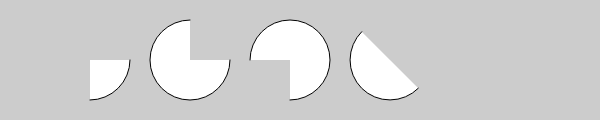
Frame 1 (no input)
Frame 60 (no input): identical to frame 1, image omitted
Frame 120 (the mouse pressed at the canvas centre since frame 60): identical to frame 1, image omitted

The p5.js sketch that drew this single still picture (run headless with seeded random() and noise() and a simulated clock; from frame 60 on, the mouse is pressed at the canvas centre):

// p5.js sketch
// ── sketch.js
function setup() {
  createCanvas(600, 120);
}

function draw() {
  background(204);
  arc(90, 60, 80, 80, 0, radians(90));
  arc(190, 60, 80, 80, 0, radians(270));
  arc(290, 60, 80, 80, radians(180), radians(450));
  arc(390, 60, 80, 80, radians(45), radians(225));
}
